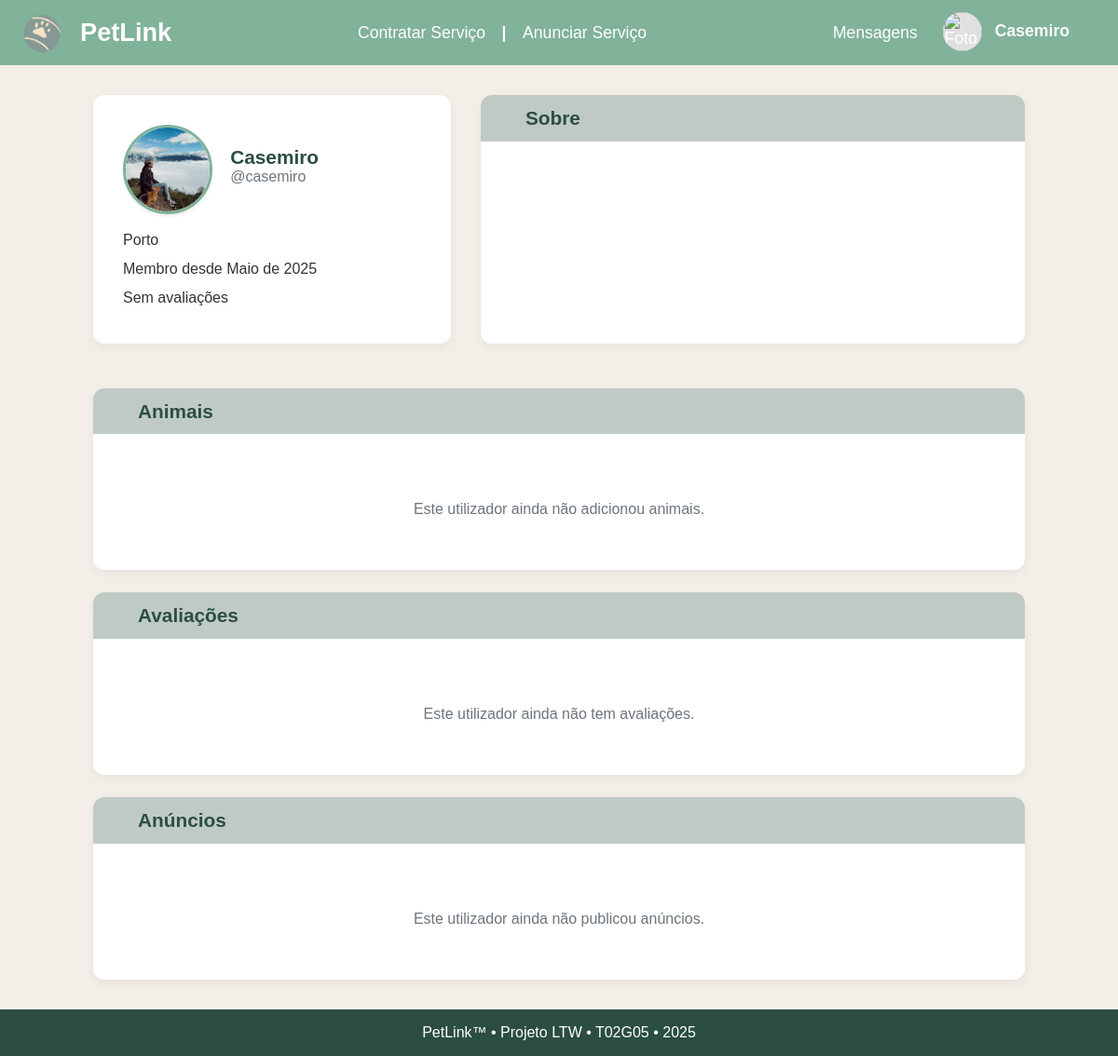
/pages/userprofile.php?username=casemiro (signed in), run on the app's committed database.
### tables this page shows
CREATE TABLE Users (
    user_id         INTEGER PRIMARY KEY AUTOINCREMENT,
    is_admin        BOOLEAN DEFAULT FALSE,
    username        TEXT UNIQUE NOT NULL,
    email           TEXT UNIQUE NOT NULL,
    password_hash   TEXT NOT NULL,
    name            TEXT NOT NULL,
    photo_id        INTEGER,
    phone           TEXT,
    district        TEXT NOT NULL,
    created_at      TIMESTAMP DEFAULT CURRENT_TIMESTAMP,
    user_description TEXT DEFAULT '', -- <-- add this line

    FOREIGN KEY (photo_id) REFERENCES Media(media_id) ON DELETE CASCADE
);

### pages/userprofile.php (called while the page is built, shortened)
<?php
require_once('../templates/layout.php');
require_once('../templates/userprofile.php');
$db = getDatabaseConnection();
$username = $_GET['username'] ?? null;
$stmt = $db->prepare('SELECT * FROM Users WHERE username = ?');
$stmt->execute([$username]);
$user = $stmt->fetch();
$stmt = $db->prepare('
  SELECT ua.name, ua.age, at.animal_name, ua.animal_picture
  FROM user_animals ua
  JOIN Animal_types at ON ua.species = at.animal_id
  WHERE ua.user_id = ?
');
$stmt->execute([$user['user_id']]);
$animals = $stmt->fetchAll();
$stmt = $db->prepare('
  SELECT r.rating, r.comment, r.created_at, u.username AS client_username
  FROM Reviews r
  JOIN Users u ON r.client_id = u.user_id
  WHERE r.ad_id IN (SELECT ad_id FROM Ads WHERE freelancer_id = ?)
  ORDER BY r.created_at DESC
');
$stmt->execute([$user['user_id']]);
$reviews = $stmt->fetchAll();
$stmt = $db->prepare('
  SELECT ads.ad_id, ads.title, ads.price, ads.price_period
  FROM Ads ads
  JOIN Users u ON ads.freelancer_id = u.user_id
  WHERE u.username = ?
  ORDER BY ads.created_at DESC
');
$stmt->execute([$username]);
$userAds = $stmt->fetchAll();
drawUserProfile($user, $animals, $reviews, $userAds, $db);
?>

### templates/userprofile.php (the view, shortened to what this page needs)
<link rel="stylesheet" href="../stylesheets/style.css">
<?php function drawUserProfile(array $user, array $animals, array $reviews, array $userAds, PDO $db): void { ?>
  <?php
    if (!empty($user['created_at'])) {
      $date = new DateTime($user['created_at']);
      $monthNum = (int)$date->format('n');
      $year = $date->format('Y');
      $meses = [
        1 => 'janeiro', 2 => 'fevereiro', 3 => 'março', 4 => 'abril',
        5 => 'maio', 6 => 'junho', 7 => 'julho', 8 => 'agosto',
        9 => 'setembro', 10 => 'outubro', 11 => 'novembro', 12 => 'dezembro'
      ];
      $memberSince = ucfirst($meses[$monthNum]) . " de " . $year;
    } else {
      $memberSince = "Data de registo desconhecida";
    }
  ?>
  <section class="user-profile-container">
    <div class="profile-header-row">
      <div class="profile-header-card">
        <div class="profile-header-main">
          <div class="profile-photo-container">
            <?php
              $profilePhoto = $user['photo_id'] ?? null;
              if (
                !$profilePhoto ||
                $profilePhoto === 'default' ||
                $profilePhoto === '../resources/default_profile.png'
              ) {
                $profilePhotoSrc = '../resources/profilePics/0.png';
              } else {
                $profilePhotoSrc = '../resources/profilePics/' . $profilePhoto . '.png';
              }
            ?>
            <img src="<?= htmlspecialchars($profilePhotoSrc) ?>" alt="Foto de perfil" class="profile-photo">
          </div>
          <div class="profile-info-container">
            <div class="profile-name-container">
              <h1 class="profile-name"><?= htmlspecialchars($user['name'] ?? 'Nome não disponível') ?></h1>
              <span class="profile-username">@<?= htmlspecialchars($user['username'] ?? 'Username não disponível') ?></span>
            </div>
          </div>
        </div>
        <div class="profile-info-container">
          <div class="meta-item">
            <span><?= htmlspecialchars($user['district'] ?? 'Localização não disponível') ?></span>
          </div>
          <div class="meta-item">
            <span>Membro desde <?= htmlspecialchars($memberSince) ?></span>
          </div>
          <div class="meta-item">
            <span>
              <?php
                if (!empty($reviews)) {
                  $sum = 0;
                  foreach ($reviews as $review) $sum += $review['rating'];
                  $media = round($sum / count($reviews), 1);
                  echo $media . "/5 (" . count($reviews) . " avaliações)";
                } else {
                  echo "Sem avaliações";
                }
              ?>
            </span>
          </div>
        </div>
      </div>
      <div class="profile-section-card profile-about-card">
        <div class="section-header">
          <h2>Sobre</h2>
        </div>
        <div class="section-content">
        </div>
      </div>
    </div>
    <div class="profile-section-card">
      <div class="section-header">
        <h2>Animais</h2>
      </div>
      <div class="section-content">
        <?php if (!empty($animals)): ?>
          <div class="animal-grid">
            <?php foreach ($animals as $animal): ?>
              <div class="animal-card">
                <div class="animal-image-container">
                  <img src="<?= htmlspecialchars(str_replace('./', '../', $animal['animal_picture'] ?? '../resources/default_animal.png')) ?>" alt="<?= htmlspecialchars($animal['name']) ?>">
                </div>
                <div class="animal-info">
                  <h3><?= htmlspecialchars($animal['name']) ?></h3>
                  <p class="animal-type"><?= htmlspecialchars($animal['animal_name']) ?></p>
                  <p class="animal-age"><?= htmlspecialchars((string)$animal['age']) ?> anos</p>
                </div>
              </div>
            <?php endforeach; ?>
          </div>
        <?php else: ?>
          <div class="empty-state">
            <p>Este utilizador ainda não adicionou animais.</p>
          </div>
        <?php endif; ?>
      </div>
    </div>
    <div class="profile-section-card">
      <div class="section-header">
        <h2>Avaliações</h2>
      </div>
      <div class="section-content">
        <?php if (!empty($reviews)): ?>
          <div class="reviews-list">
            <?php foreach ($reviews as $review): ?>
              <div class="review-card">
                <div class="review-header">
                  <div class="review-rating">
                    <?php for ($i = 0; $i < 5; $i++): ?>
                      <i class="fi fi-rr-star<?= $i < $review['rating'] ? ' filled' : '' ?>"></i>
                    <?php endfor; ?>
                  </div>
                  <span class="review-date"><?= htmlspecialchars((new DateTime($review['created_at']))->format('d/m/Y')) ?></span>
                </div>
                <p class="review-text"><?= nl2br(htmlspecialchars($review['comment'])) ?></p>
                <div class="review-author">
                  <span>— <?= htmlspecialchars($review['client_username']) ?></span>
                </div>
              </div>
            <?php endforeach; ?>
          </div>
        <?php else: ?>
          <div class="empty-state">
            <p>Este utilizador ainda não tem avaliações.</p>
          </div>
        <?php endif; ?>
      </div>
    </div>
    <div class="profile-section-card">
      <div class="section-header">
        <h2>Anúncios</h2>
      </div>
      <div class="section-content">
        <?php if (!empty($userAds)): ?>
          <div class="user-ads-grid">
            <?php foreach ($userAds as $ad): ?>
              <a class="user-ad-card" href="../pages/adDetails.php?id=<?= htmlspecialchars((string)$ad['ad_id']) ?>">
                <div class="user-ad-image">
                  <?php
                    $adImage = $ad['image_path'] ?? null;
                    if (!$adImage || $adImage === 'default' || $adImage === '../resources/default_ad.png') {
                      $adImageSrc = '../resources/adPics/8.png';
                    } else {
                      $adImageSrc = (strpos($adImage, 'adPics/') !== false ? '../resources/' : '../resources/adPics/') . basename($adImage);
                    }
                  ?>
                  <img src="<?= htmlspecialchars($adImageSrc) ?>" alt="Imagem do anúncio">
                </div>
                <div class="user-ad-info">
                  <h3><?= htmlspecialchars($ad['title']) ?></h3>
                  <div class="user-ad-animals">
                    <i class="fi fi-rr-paw"></i>
                    <?php
                      $adAnimals = getAnuncioAnimals($db, $ad['ad_id']);
                      echo htmlspecialchars(implode(', ', $adAnimals));
                    ?>
                  </div>
                  <div class="user-ad-price">
                    <i class="fi fi-rr-euro"></i>
                    <?= htmlspecialchars((string)$ad['price']) ?>€ / <?= htmlspecialchars($ad['price_period']) ?>
                  </div>
                </div>
              </a>
            <?php endforeach; ?>
          </div>
        <?php else: ?>
          <div class="empty-state">
            <p>Este utilizador ainda não publicou anúncios.</p>
          </div>
        <?php endif; ?>
      </div>
    </div>
  </section>
<?php } ?>

### stylesheets/style.css (style rules this page uses)
body { font-family: sans-serif; margin: 0; padding: 0; background-color: #f4eee9; color: #333; height: 100%; display: flex; flex-direction: column; }
.user-profile-container { max-width: 1000px; margin: 2rem auto; padding: 0 1rem; display: flex; flex-direction: column; gap: 1.5rem; }
.profile-header-card { flex: 0 0 320px; min-width: 260px; max-width: 340px; flex-direction: column; align-items: stretch; gap: 1.2rem; background: white; border-radius: 12px; padding: 2rem; box-shadow: 0 4px 12px rgba(0, 0, 0, 0.05); }
.profile-header-main { display: flex; align-items: center; gap: 1.2rem; }
.profile-photo-container { margin-bottom: 0; flex-shrink: 0; }
.profile-photo { width: 90px; height: 90px; border-radius: 50%; object-fit: cover; border: 3px solid #81B29A; box-shadow: 0 2px 4px rgba(0, 0, 0, 0.08); }
.profile-info-container { width: auto; flex: 1; display: flex; flex-direction: column; gap: 0.3rem; align-items: flex-start; }
.profile-name-container { margin-bottom: 0.2rem; }
.profile-name { font-size: 1.3rem; margin: 0; }
.profile-username { font-size: 1rem; }
.profile-photo-container { flex-shrink: 0; }
.profile-photo { width: 150px; height: 150px; border-radius: 50%; object-fit: cover; border: 4px solid #81B29A; box-shadow: 0 4px 8px rgba(0, 0, 0, 0.1); }
.profile-info-container { flex: 1; display: flex; flex-direction: column; gap: 0.8rem; }
.profile-name-container { margin-bottom: 0.5rem; }
.profile-name { font-size: 2rem; margin: 0; color: #2b4d43; }
.profile-username { font-size: 1.1rem; color: #6c757d; }
.profile-section-card { background: white; border-radius: 12px; overflow: hidden; box-shadow: 0 4px 12px rgba(0, 0, 0, 0.05); }
.section-header { background-color: #c0cac5; padding: 0.8rem 2rem; display: flex; align-items: center; gap: 1rem; }
.section-header h2 { margin: 0; font-size: 1.3rem; color: #2b4d43; }
.section-content { padding: 1.5rem 2rem; }
.empty-state { display: flex; flex-direction: column; align-items: center; justify-content: center; padding: 2rem; color: #6c757d; text-align: center; }
.empty-state p { margin: 0; }
.profile-header-row { display: flex; gap: 2rem; margin-bottom: 1.5rem; }
.profile-header-card { flex: 1 1 0; min-width: 320px; background: white; border-radius: 12px; padding: 2rem; display: flex; gap: 2rem; align-items: center; box-shadow: 0 4px 12px rgba(0, 0, 0, 0.05); }
.profile-about-card { flex: 1 1 0; min-width: 320px; display: flex; flex-direction: column; justify-content: stretch; }
.profile-info-container>.meta-item, .profile-info-container>.profile-name-container { margin-bottom: 0.5em; }
.profile-header-card { display: flex; flex-direction: column; align-items: center; gap: 1.5rem; background: white; border-radius: 12px; padding: 2rem; box-shadow: 0 4px 12px rgba(0, 0, 0, 0.05); }
.profile-photo-container { margin-bottom: 1rem; }
.profile-info-container { width: 100%; display: flex; flex-direction: column; gap: 0.8rem; align-items: flex-start; }
@media (min-width: 900px) { .profile-header-row { flex-direction: row; gap: 2rem; } }
@media (min-width: 900px) { .profile-header-card { flex: 1 1 0; min-width: 320px; flex-direction: column; align-items: center; } }
@media (min-width: 900px) { .profile-about-card { flex: 1 1 0; min-width: 320px; display: flex; flex-direction: column; justify-content: stretch; } }
@media (min-width: 900px) { .profile-header-card { flex: 0 0 320px; min-width: 260px; max-width: 340px; flex-direction: column; align-items: stretch; gap: 1.2rem; background: white; border-radius: 12px; padding: 2rem; box-shadow: 0 4px 12px rgba(0, 0, 0, 0.05); } }
@media (min-width: 900px) { .profile-about-card { flex: 1 1 0; min-width: 0; display: flex; flex-direction: column; justify-content: stretch; } }

### data on the page
users: name "Casemiro", username "casemiro", district "Porto", created_at "Maio de 2025"

### other printed values
$_SESSION['name'] "Casemiro"
